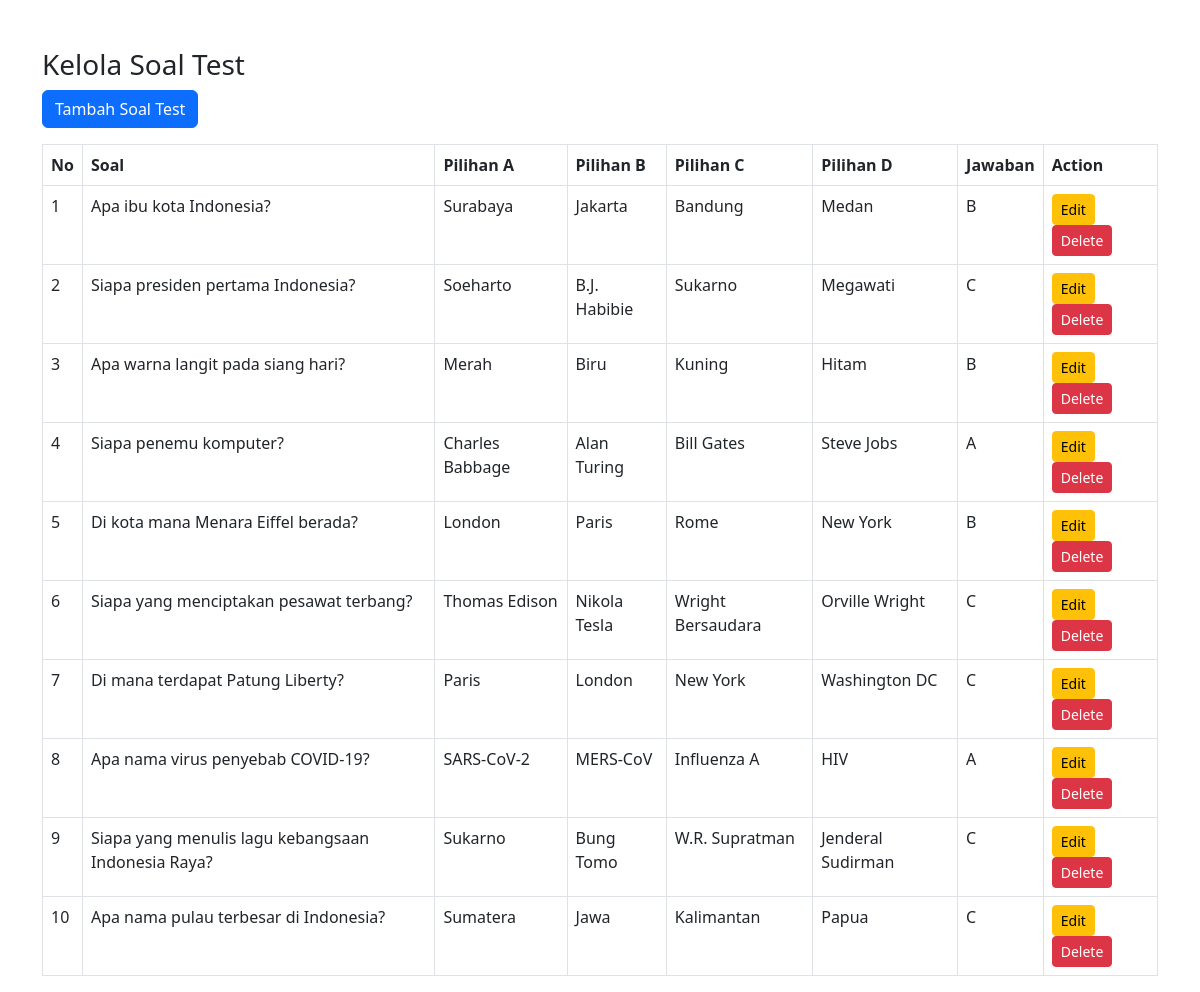
/views/manage_soal.php (signed in), run on the app's committed database.
### tables this page shows
CREATE TABLE `soal_test` (
  `id` int(11) NOT NULL,
  `soal` text NOT NULL,
  `pilihan_a` text NOT NULL,
  `pilihan_b` text NOT NULL,
  `pilihan_c` text NOT NULL,
  `pilihan_d` text NOT NULL,
  `jawaban` char(1) NOT NULL,
  `created_at` timestamp NOT NULL DEFAULT current_timestamp()
);

### views/manage_soal.php (the view, shortened to what this page needs)
<?php
include '../db/config.php';
$query_soal = $conn->prepare("SELECT * FROM soal_test");
$query_soal->execute();
$soal_list = $query_soal->fetchAll(PDO::FETCH_ASSOC);
?>
<!DOCTYPE html>
<html lang="en">
<head>
    <link href="https://cdn.jsdelivr.net/npm/bootstrap@5.3.0/dist/css/bootstrap.min.css" rel="stylesheet">
</head>
<body>
    <div class="container mt-5">
        <h3>Kelola Soal Test</h3>
        <a href="add_soal.php" class="btn btn-primary mb-3">Tambah Soal Test</a>
        <table class="table table-bordered">
            <thead>
                <tr>
                    <th>No</th>
                    <th>Soal</th>
                    <th>Pilihan A</th>
                    <th>Pilihan B</th>
                    <th>Pilihan C</th>
                    <th>Pilihan D</th>
                    <th>Jawaban</th>
                    <th>Action</th>
                </tr>
            </thead>
            <tbody>
                <?php
                $no = 1;
                foreach ($soal_list as $soal) {
                    echo "<tr>";
                    echo "<td>{$no}</td>";
                    echo "<td>{$soal['soal']}</td>";
                    echo "<td>{$soal['pilihan_a']}</td>";
                    echo "<td>{$soal['pilihan_b']}</td>";
                    echo "<td>{$soal['pilihan_c']}</td>";
                    echo "<td>{$soal['pilihan_d']}</td>";
                    echo "<td>{$soal['jawaban']}</td>";
                    echo "<td>
                            <a href='edit_soal.php?id={$soal['id']}' class='btn btn-warning btn-sm'>Edit</a>
                            <a href='delete_soal.php?id={$soal['id']}' class='btn btn-danger btn-sm' onclick='return confirm(\"Are you sure you want to delete this question?\")'>Delete</a>
                          </td>";
                    echo "</tr>";
                    $no++;
                }
                ?>
            </tbody>
        </table>
    </div>
</body>
</html>

### data on the page
soal_test: soal "Apa ibu kota Indonesia?", pilihan_a "Surabaya", pilihan_b "Jakarta", pilihan_c "Bandung", pilihan_d "Medan", jawaban "B"
soal_test: soal "Siapa presiden pertama Indonesia?", pilihan_a "Soeharto", pilihan_b "B.J. Habibie", pilihan_c "Sukarno", pilihan_d "Megawati", jawaban "C"
soal_test: soal "Apa warna langit pada siang hari?", pilihan_a "Merah", pilihan_b "Biru", pilihan_c "Kuning", pilihan_d "Hitam", jawaban "B"
soal_test: soal "Siapa penemu komputer?", pilihan_a "Charles Babbage", pilihan_b "Alan Turing", pilihan_c "Bill Gates", pilihan_d "Steve Jobs", jawaban "A"
soal_test: soal "Di kota mana Menara Eiffel berada?", pilihan_a "London", pilihan_b "Paris", pilihan_c "Rome", pilihan_d "New York", jawaban "B"
soal_test: soal "Siapa yang menciptakan pesawat terbang?", pilihan_a "Thomas Edison", pilihan_b "Nikola Tesla", pilihan_c "Wright Bersaudara", pilihan_d "Orville Wright", jawaban "C"
soal_test: soal "Di mana terdapat Patung Liberty?", pilihan_a "Paris", pilihan_b "London", pilihan_c "New York", pilihan_d "Washington DC", jawaban "C"
soal_test: soal "Apa nama virus penyebab COVID-19?", pilihan_a "SARS-CoV-2", pilihan_b "MERS-CoV", pilihan_c "Influenza A", pilihan_d "HIV", jawaban "A"
soal_test: soal "Siapa yang menulis lagu kebangsaan Indonesia Raya?", pilihan_a "Sukarno", pilihan_b "Bung Tomo", pilihan_c "W.R. Supratman", pilihan_d "Jenderal Sudirman", jawaban "C"
soal_test: soal "Apa nama pulau terbesar di Indonesia?", pilihan_a "Sumatera", pilihan_b "Jawa", pilihan_c "Kalimantan", pilihan_d "Papua", jawaban "C"
